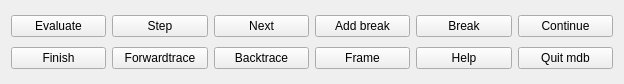
<?xml version="1.0" encoding="UTF-8"?>
<ui version="4.0">
 <class>MDBCommands</class>
 <widget class="QWidget" name="MDBCommands">
  <property name="geometry">
   <rect>
    <x>0</x>
    <y>0</y>
    <width>624</width>
    <height>84</height>
   </rect>
  </property>
  <property name="minimumSize">
   <size>
    <width>0</width>
    <height>0</height>
   </size>
  </property>
  <property name="windowTitle">
   <string>Form</string>
  </property>
  <layout class="QGridLayout" name="gridLayout">
   <item row="0" column="1">
    <widget class="QPushButton" name="pb_step">
     <property name="text">
      <string>Step</string>
     </property>
    </widget>
   </item>
   <item row="0" column="5">
    <widget class="QPushButton" name="pb_continue">
     <property name="text">
      <string>Continue</string>
     </property>
    </widget>
   </item>
   <item row="0" column="0">
    <widget class="QPushButton" name="pb_evaluate">
     <property name="text">
      <string>Evaluate</string>
     </property>
    </widget>
   </item>
   <item row="0" column="3">
    <widget class="QPushButton" name="pb_rbreak">
     <property name="text">
      <string>Add break</string>
     </property>
    </widget>
   </item>
   <item row="0" column="2">
    <widget class="QPushButton" name="pb_next">
     <property name="text">
      <string>Next</string>
     </property>
    </widget>
   </item>
   <item row="0" column="4">
    <widget class="QPushButton" name="pb_break">
     <property name="text">
      <string>Break</string>
     </property>
    </widget>
   </item>
   <item row="1" column="0">
    <widget class="QPushButton" name="pb_finish">
     <property name="text">
      <string>Finish</string>
     </property>
    </widget>
   </item>
   <item row="1" column="1">
    <widget class="QPushButton" name="pb_forwardtrace">
     <property name="text">
      <string>Forwardtrace</string>
     </property>
    </widget>
   </item>
   <item row="1" column="2">
    <widget class="QPushButton" name="pb_backtrace">
     <property name="text">
      <string>Backtrace</string>
     </property>
    </widget>
   </item>
   <item row="1" column="3">
    <widget class="QPushButton" name="pb_frame">
     <property name="text">
      <string>Frame</string>
     </property>
    </widget>
   </item>
   <item row="1" column="4">
    <widget class="QPushButton" name="pb_help">
     <property name="text">
      <string>Help</string>
     </property>
    </widget>
   </item>
   <item row="1" column="5">
    <widget class="QPushButton" name="pb_quit">
     <property name="text">
      <string>Quit mdb</string>
     </property>
    </widget>
   </item>
  </layout>
 </widget>
 <resources/>
 <connections/>
</ui>
